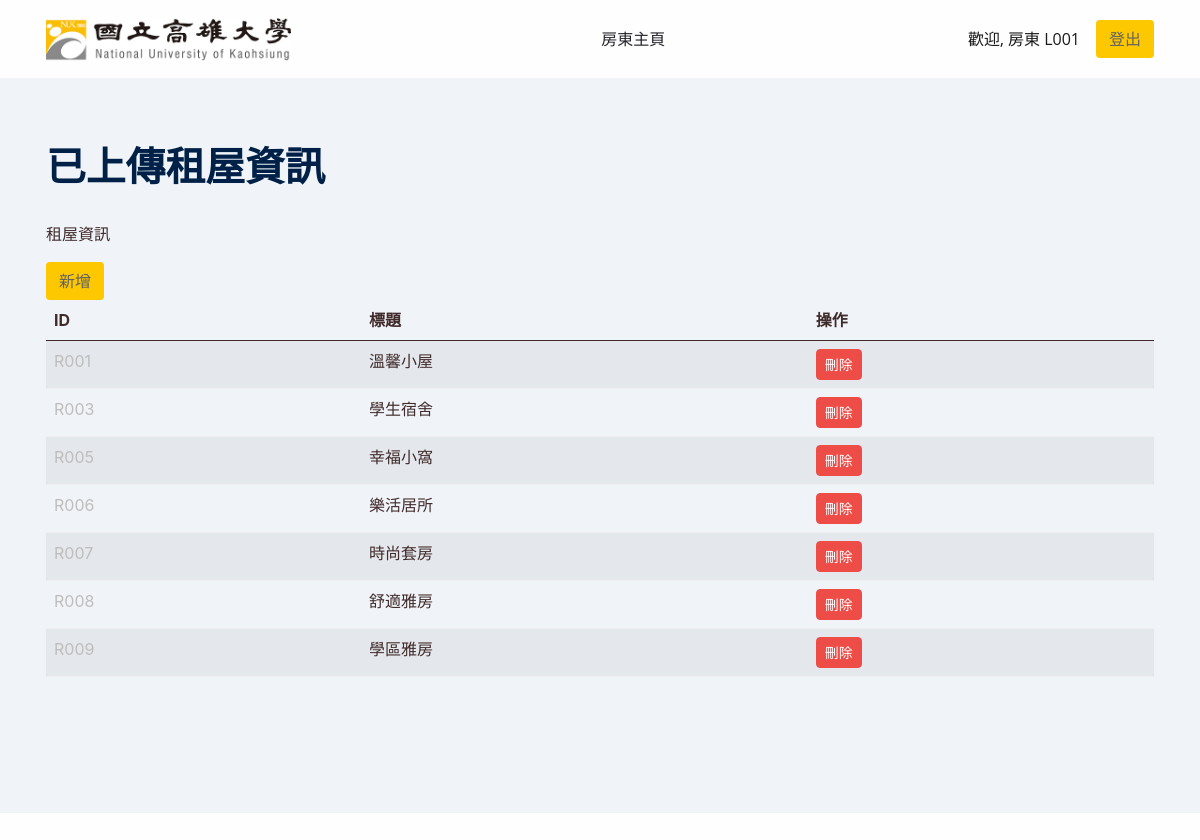
The app's page /sams/RS/RentInformation.php (signed in) with its own data.
### tables this page shows
CREATE TABLE `rentalinformation` (
  `InformationID` varchar(255) NOT NULL,
  `RentTitle` varchar(255) NOT NULL,
  `Username` varchar(255) NOT NULL,
  `Age` int(11) DEFAULT NULL,
  `Type` varchar(50) DEFAULT NULL,
  `Address` varchar(100) NOT NULL,
  `Rent` decimal(10,2) NOT NULL,
  `WaterFee` decimal(10,2) DEFAULT NULL,
  `ElectricityFee` decimal(10,2) DEFAULT NULL,
  `ContactPerson` varchar(50) NOT NULL,
  `Photo` varchar(200) DEFAULT NULL,
  `StartDate` date NOT NULL,
  `EndDate` date DEFAULT NULL,
  `Internet` tinyint(1) DEFAULT NULL,
  `Bed` tinyint(1) DEFAULT NULL,
  `AirConditioner` tinyint(1) DEFAULT NULL,
  `Refrigerator` tinyint(1) DEFAULT NULL,
  `PetAllowed` tinyint(1) DEFAULT NULL,
  `WashingMachine` tinyint(1) DEFAULT NULL,
  `TV` tinyint(1) DEFAULT NULL,
  `CableTV` tinyint(1) DEFAULT NULL,
  `WaterHeater` tinyint(1) DEFAULT NULL,
  `Gas` tinyint(1) DEFAULT NULL,
  `Wardrobe` tinyint(1) DEFAULT NULL,
  `Desk` tinyint(1) DEFAULT NULL,
  `Elevator` tinyint(1) DEFAULT NULL,
  `CarParkingSpace` tinyint(1) DEFAULT NULL,
  `MotorbikeParkingSpace` tinyint(1) DEFAULT NULL,
  `Detail` text DEFAULT NULL,
  `Review` varchar(255) NOT NULL
);

### sams/RS/RentInformation.php (the view, shortened to what this page needs)
<?php
$permissionLevel = $_SESSION['permissionLevel'];
$username = $_SESSION['username'];
?>
<!DOCTYPE html>
<html lang="en-US" dir="ltr">
<head>
    <link href="static/css/theme.min.css" rel="stylesheet">
</head>
<body>
    <main class="main" id="top">
        <nav class="navbar navbar-expand-lg navbar-light sticky-top py-3 d-block"
            data-navbar-on-scroll="data-navbar-on-scroll">
            <div class="container"><a class="navbar-brand" href="landlordPage.php"><img src="static/picture/nuk.png" height="45"
                        alt="logo"></a>
                <div class="collapse navbar-collapse border-top border-lg-0 mt-4 mt-lg-0" id="navbarSupportedContent">
                    <ul class="navbar-nav ms-auto pt-2 pt-lg-0 font-base">
                        <li class="nav-item px-2"><a class="nav-link active" aria-current="page" href="landlordPage.php">房東主頁</a></li>
                    </ul>
                    <ul class="navbar-nav ms-auto">
                        <li class="nav-item">
                            <a class="nav-link" href="#">歡迎, <?php echo htmlspecialchars($permissionLevel); ?> <?php echo htmlspecialchars($username); ?></a>
                        </li>
                    </ul>
                    <div id="userStatus" class="ms-lg-2">
                        <a class="btn btn-primary" href=" ../system/login.html" role="button">登出</a>
                    </div>
                </div>
            </div>
    </nav>
        <section class="pt-6 bg-600" id="home">
            <div class="container">
                <h1 class="fw-bold font-sans-serif">已上傳租屋資訊</h1>
                <br>
                <p>租屋資訊</p>
                <a class="btn btn-primary" href="rentInformationUpload.php">新增</a>
                <table class="table caption-top table-striped">
                    <thead>
                        <tr>
                            <th>ID</th>
                            <th>標題</th>
                            <th>操作</th>
                        </tr>
                    </thead>
                    <tbody>
                        <?php
                        require_once 'db_connect.php';
                        $sql = "SELECT InformationID, RentTitle FROM rentalinformation WHERE Username = '" . $_SESSION['username'] . "'";
                        $result = $conn->query($sql);
                        if ($result->num_rows > 0) {
                            while ($row = $result->fetch_assoc()) {
                                echo "<tr><td><a href='rentInformationDetail.php?InformationID=" . $row["InformationID"] . "'>" . $row["InformationID"] . "</a></td><td>" . $row["RentTitle"] . "</td><td><a class=\"btn btn-danger btn-sm\" href='rentInformationDelete.php?InformationID=" . $row["InformationID"] . "'>刪除</a></td></tr>";
                            }
                        } else {
                            echo "<tr><td colspan='2'>No records found</td></tr>";
                        }
                        ?>
                    </tbody>
                </table>
            </div>
        </section>
        <section>
        </section>
    </main>
    <link href="static/css/css2.css" rel="stylesheet">
</body>
</html>

### records on screen
rentalinformation: InformationID "R001", RentTitle "溫馨小屋"
rentalinformation: InformationID "R003", RentTitle "學生宿舍"
rentalinformation: InformationID "R005", RentTitle "幸福小窩"
rentalinformation: InformationID "R006", RentTitle "樂活居所"
rentalinformation: InformationID "R007", RentTitle "時尚套房"
rentalinformation: InformationID "R008", RentTitle "舒適雅房"
rentalinformation: InformationID "R009", RentTitle "學區雅房"

### other values on screen
$permissionLevel "房東"
$username "L001"
